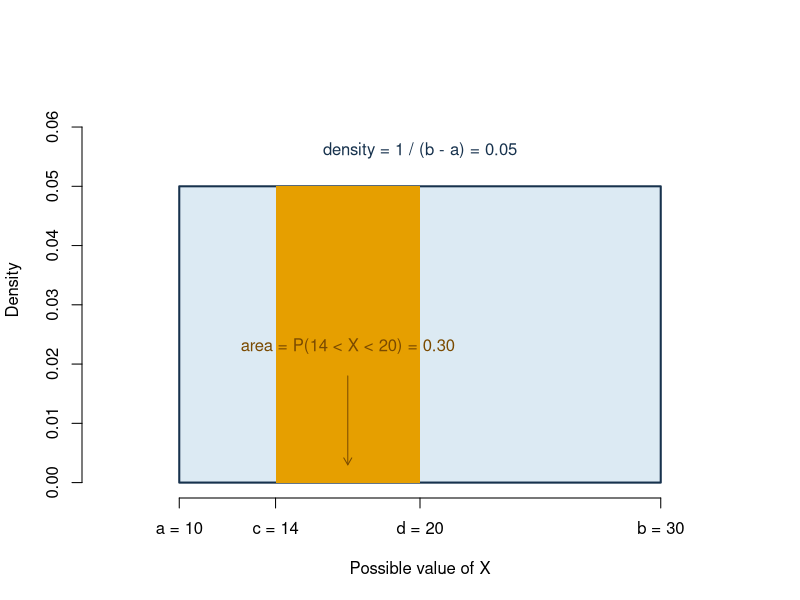
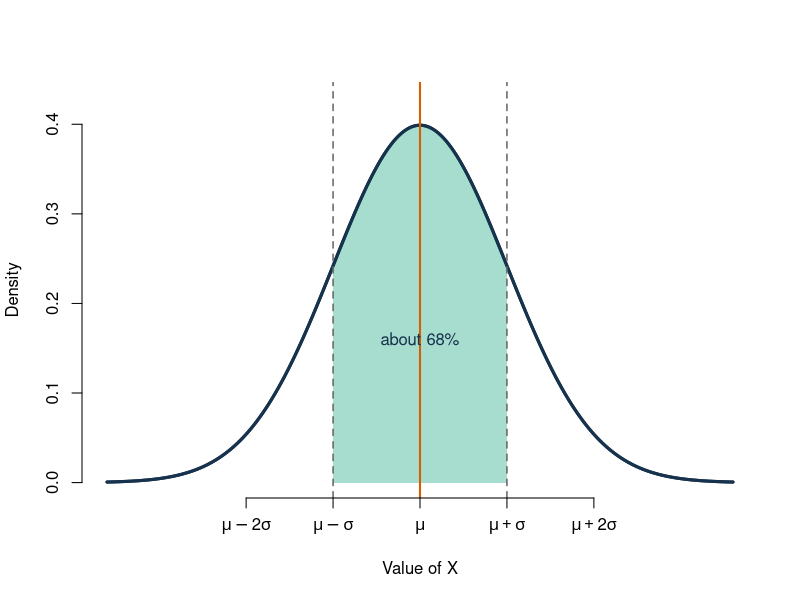
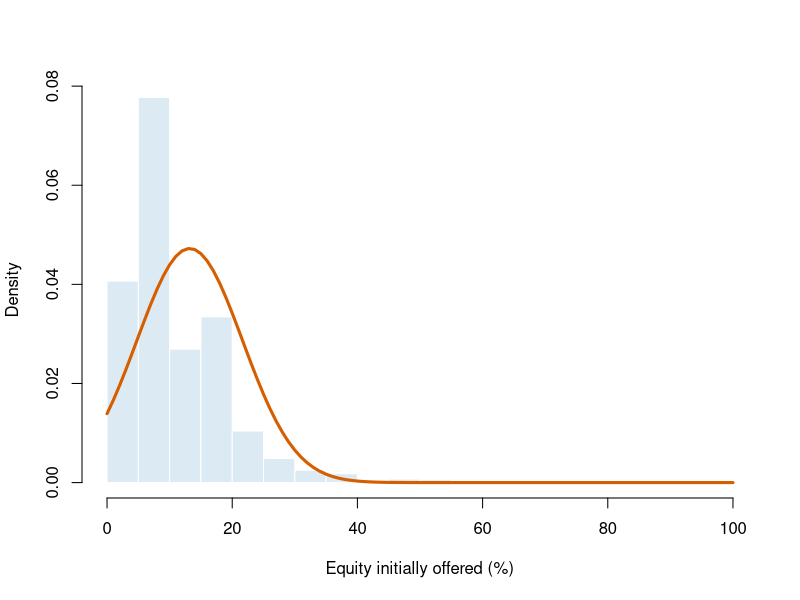

These charts were generated, in order, by the following R code:
## ---- chunk 1
knitr::opts_chunk$set(echo = TRUE, message = FALSE, warning = FALSE,
                      fig.width = 7, fig.height = 4.5)
sharks <- read.csv("data/shark_tank_teaching.csv", stringsAsFactors = FALSE)
## ---- chunk 2
a <- 10
b <- 30
c_cut <- 14
d_cut <- 20
density_height <- 1 / (b - a)

plot(
  NA,
  xlim = c(7, 33),
  ylim = c(0, 0.065),
  bty = "n",
  xaxt = "n",
  xlab = "Possible value of X",
  ylab = "Density"
)
polygon(
  c(a, a, b, b),
  c(0, density_height, density_height, 0),
  col = "#DCEAF3",
  border = "#17324D",
  lwd = 2
)
polygon(
  c(c_cut, c_cut, d_cut, d_cut),
  c(0, density_height, density_height, 0),
  col = "#E69F00",
  border = NA
)
axis(1, at = c(a, c_cut, d_cut, b),
     labels = c("a = 10", "c = 14", "d = 20", "b = 30"))
text(20, 0.056, "density = 1 / (b - a) = 0.05", col = "#17324D")
arrows(17, 0.018, 17, 0.003, length = 0.08, col = "#7A4A00")
text(17, 0.023, "area = P(14 < X < 20) = 0.30", col = "#7A4A00")
## ---- chunk 3
z <- seq(-3.6, 3.6, length.out = 800)
normal_density <- dnorm(z)
plot(
  z,
  normal_density,
  type = "l",
  lwd = 3,
  col = "#17324D",
  bty = "n",
  xaxt = "n",
  xlab = "Value of X",
  ylab = "Density",
  ylim = c(0, 0.43)
)
inside <- z >= -1 & z <= 1
polygon(
  c(-1, z[inside], 1),
  c(0, normal_density[inside], 0),
  col = grDevices::adjustcolor("#009E73", alpha.f = 0.35),
  border = NA
)
lines(z, normal_density, lwd = 3, col = "#17324D")
abline(v = c(-1, 0, 1), lty = c(2, 1, 2),
       col = c("#666666", "#D55E00", "#666666"), lwd = c(1.5, 2, 1.5))
axis(1, at = c(-2, -1, 0, 1, 2),
     labels = c(expression(mu-2*sigma), expression(mu-sigma),
                expression(mu), expression(mu+sigma),
                expression(mu+2*sigma)))
text(0, 0.16, "about 68%", col = "#17324D")
## ---- chunk 4
x <- sharks$equity_offered_pct
hist(
  x,
  breaks = seq(0, 100, by = 5),
  probability = TRUE,
  col = "#DCEAF3",
  border = "white",
  bty = "n",
  xlab = "Equity initially offered (%)",
  ylab = "Density",
  main = ""
)
curve(
  dnorm(x, mean = mean(sharks$equity_offered_pct),
        sd = sd(sharks$equity_offered_pct)),
  add = TRUE,
  col = "#D55E00",
  lwd = 3
)
## ---- chunk 5
# P(X <= 70) when X ~ N(50, 10^2)
pnorm(70, mean = 50, sd = 10)

# central 95% of the standard normal distribution
qnorm(c(0.025, 0.975))
